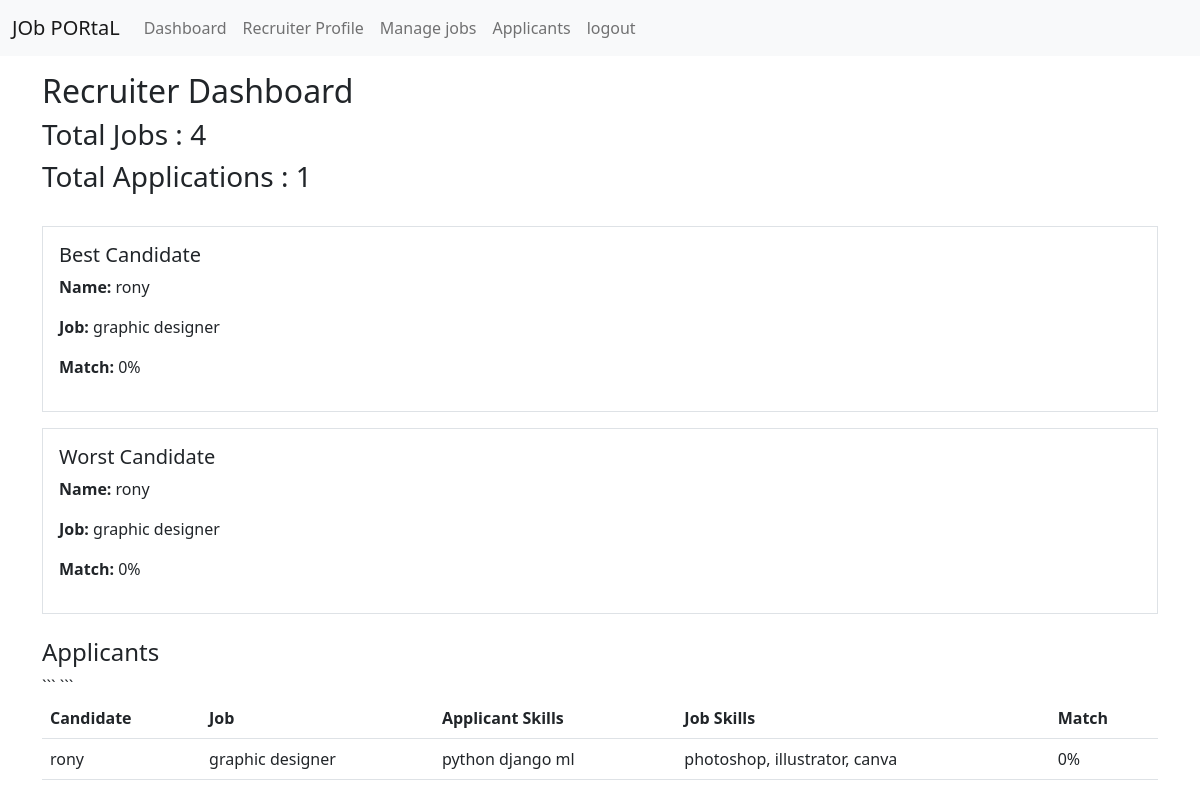
Page /recruiter-dashboard/ (signed in) on the committed database.
### prac_app/models.py (models this page shows, shortened)
class JobApplication(models.Model):
    job = models.ForeignKey(
        Job,
        on_delete=models.CASCADE
    )
    applicant = models.ForeignKey(
        JobSeekerProfile,
        on_delete=models.CASCADE
    )
    applied_at = models.DateTimeField(
        auto_now_add=True
    )

class JobSeekerProfile(models.Model):
        user = models.OneToOneField(
        User,
        on_delete=models.CASCADE
    )
        full_name = models.CharField(max_length=500)
        skills = models.TextField(
        help_text="Example: Python, Django, React"
    )
        bio = models.TextField()
        profile_image = models.ImageField(
        upload_to='profile_image/',
        blank=True,
        null=True,
        max_length=500
    )
        resume = models.FileField(
        upload_to='resume/',
        blank=True,
        null=True,
        max_length=500
    )
        created_at = models.DateTimeField(
        auto_now_add=True
    )
        updated_at = models.DateTimeField(
        auto_now=True
    )

class Job(models.Model):
    CATEGORY = (
        ('remote', 'Remote'),
        ('fulltime', 'Full Time'),
        ('parttime', 'Part Time'),
        ('internship', 'Internship'),
    )
    recruiter = models.ForeignKey(
        RecruiterProfile,
        on_delete=models.CASCADE
    )
    title = models.CharField(max_length=300)
    number_of_openings = models.PositiveIntegerField()
    category = models.CharField(
        max_length=100,
        choices=CATEGORY
    )
    job_description = models.TextField()
    skills_set = models.TextField(
        help_text="Example: Python, Django, React"
    )
    created_at = models.DateTimeField(
        auto_now_add=True
    )
    updated_at = models.DateTimeField(
        auto_now=True
    )

### prac_app/views.py (the view)
# urls.py: path('recruiter-dashboard/',recruiter_dashboard,name='recruiter_dashboard'),
@login_required
def recruiter_dashboard(request):
    if request.user.user_type!='recruiter':
        return redirect('login_page')
    recruiter_profile=get_object_or_404(
        RecruiterProfile,
        user=request.user
    )
    jobs=Job.objects.filter(
        recruiter=recruiter_profile
    )
    total_jobs=jobs.count()
    applications=JobApplication.objects.filter(
        job__recruiter=recruiter_profile
    ).select_related('applicant','job')
    total_applicants = applications.count()
    for application in applications:
        applicant_skills = [
            skill.strip().lower()
            for skill in application.applicant.skills.split(',')
        ]
        job_skills=[
            skill.strip().lower()
            for skill in application.job.skills_set.split(',')
        ]
        matched_skill=0
        for skill in applicant_skills:
            if skill in job_skills:
                matched_skill+=1
        if len(job_skills)>0:
            application.match_percentage=int(
                (matched_skill/len(job_skills))*100
            )
        else:
            application.match_percentage = 0
    applications=sorted(
        applications,
        key=lambda x: x.match_percentage,
        reverse=True
    )
    best_candidate = None
    worst_candidate = None
    if applications:
        best_candidate = applications[0]
        worst_candidate = applications[-1]
    context={
        'total_jobs' : total_jobs,
        'total_applicants' : total_applicants,
        'applications' : applications,
        'best_candidate' : best_candidate,
        'worst_candidate' : worst_candidate,
    }
    return render(request,'dashboard/recruiter-dashboard.html',context)

### prac_app/templates/dashboard/recruiter-dashboard.html (shortened to what this page needs)
{% extends 'master/base.html' %}
{% block content %}
<h2>Recruiter Dashboard</h2>
<div class="row mb-4">
    <div class="col-md-6">
        <h3>Total Jobs : {{ total_jobs }}</h3>
        <h3>Total Applications : {{ total_applicants}}</h3>
    </div>
<div class="col-md-6">
</div>
</div>
{% if best_candidate %}
<div class="border p-3 mb-3">
    <h5>Best Candidate</h5>
    <p><strong>Name:</strong> {{ best_candidate.applicant.full_name }}</p>
    <p><strong>Job:</strong> {{ best_candidate.job.title }}</p>
    <p><strong>Match:</strong> {{ best_candidate.match_percentage }}%</p>
</div>
{% endif %}
{% if worst_candidate %}
<div class="border p-3 mb-4">
    <h5>Worst Candidate</h5>
    <p><strong>Name:</strong> {{ worst_candidate.applicant.full_name }}</p>
    <p><strong>Job:</strong> {{ worst_candidate.job.title }}</p>
    <p><strong>Match:</strong> {{ worst_candidate.match_percentage }}%</p>
</div>
{% endif %}
<h4>Applicants</h4>
<table class="table">
    <tr>
        <th>Candidate</th>
        <th>Job</th>
        <th>Applicant Skills</th>
        <th>Job Skills</th>
        <th>Match</th>
    </tr>
{% for application in applications %}
<tr>
    <td>{{ application.applicant.full_name }}</td>
    <td>{{ application.job.title }}</td>
    <td>{{ application.applicant.skills }}</td>
    <td>{{ application.job.skills_set }}</td>
    <td>{{ application.match_percentage }}%</td>
</tr>
{% empty %}
<tr>
    <td colspan="5">No applicants found.</td>
</tr>
{% endfor %}
</table>
{% endblock %}

### rows in the picture
JobApplication: applicant.full_name "rony", job "graphic designer", match_percentage "0", applicant.skills "python django ml", job.skills_set "photoshop, illustrator, canva"

### other values in the picture
{{ total_jobs }} "4"
{{ total_applicants }} "1"
